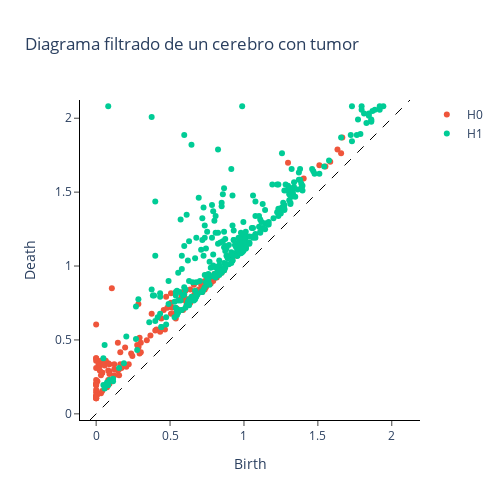
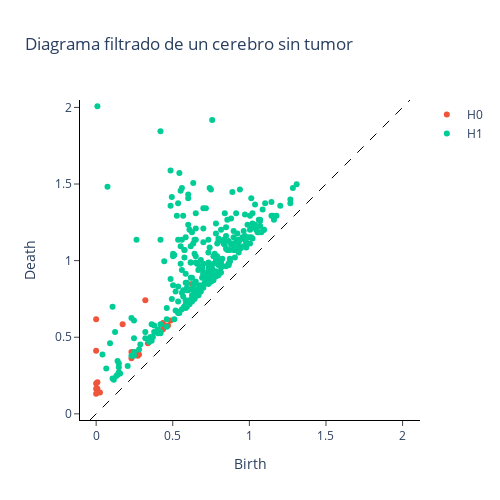

The notebook cell these images were saved under, in order:
### Code cell
im_yes_filtered = filtering.fit_transform(im_yes_scaled)
im_no_filtered = filtering.fit_transform(im_no_scaled)

im_yes_filtered_plot = filtering.plot(im_yes_filtered, plotly_params={'layout':{'title':'Diagrama filtrado de un cerebro con tumor'}})
im_no_filtered_plot = filtering.plot(im_no_filtered,  plotly_params={'layout':{'title':'Diagrama filtrado de un cerebro sin tumor'}})

im_yes_filtered_plot.show()
im_no_filtered_plot.show()

### Figure 1 — Plotly figure (JSON) as saved in the notebook; plotly's stock layout.template omitted (floating-point values rounded to 4 significant figures; data arrays with more than 128 entries replaced by an {"elided": "..."} marker saying what was removed)
{"data": [{"hoverinfo": "none", "line": {"color": "black", "dash": "dash", "width": 1}, "mode": "lines", "showlegend": false, "type": "scatter", "x": [-0.04163, 2.123], "y": [-0.04163, 2.123]}, {"hoverinfo": "text", "hovertext": {"elided": "140 str values"}, "mode": "markers", "name": "H0", "type": "scatter", "x": {"elided": "140 float values"}, "y": {"elided": "140 float values"}}, {"hoverinfo": "text", "hovertext": {"elided": "299 str values"}, "mode": "markers", "name": "H1", "type": "scatter", "x": {"elided": "299 float values"}, "y": {"elided": "299 float values"}}], "layout": {"height": 500, "plot_bgcolor": "white", "title": {"text": "Diagrama filtrado de un cerebro con tumor"}, "width": 500, "xaxis": {"autorange": false, "domain": [0, 1], "exponentformat": "e", "linecolor": "black", "linewidth": 1, "mirror": false, "range": [-0.1025, 2.184], "showexponent": "all", "showline": true, "side": "bottom", "ticks": "outside", "title": {"text": "Birth"}, "type": "linear", "zeroline": true}, "yaxis": {"autorange": false, "domain": [0, 1], "exponentformat": "e", "linecolor": "black", "linewidth": 1, "mirror": false, "range": [-0.04163, 2.123], "scaleanchor": "x", "scaleratio": 1, "showexponent": "all", "showline": true, "side": "left", "ticks": "outside", "title": {"text": "Death"}, "type": "linear", "zeroline": true}}}

### Figure 2 — Plotly figure (JSON) as saved in the notebook; plotly's stock layout.template omitted (floating-point values rounded to 4 significant figures; data arrays with more than 128 entries replaced by an {"elided": "..."} marker saying what was removed)
{"data": [{"hoverinfo": "none", "line": {"color": "black", "dash": "dash", "width": 1}, "mode": "lines", "showlegend": false, "type": "scatter", "x": [-0.04016, 2.048], "y": [-0.04016, 2.048]}, {"hoverinfo": "text", "hovertext": ["(0.0, 0.6172839506172839)", "(0.32098765432098764, 0.7407407407407407)", "(0.0, 0.411522633744856)", "(0.1728395061728395, 0.5843621399176955)", "(0.6255144032921811, 0.8477366255144033)", "(0.00823045267489712, 0.205761316872428)", "(0.0, 0.19753086419753085)", "(0.23045267489711935, 0.40329218106995884)", "(0.0, 0.1646090534979424)", "(0.00823045267489712, 0.1646090534979424)", "(0.43621399176954734, 0.5925925925925926)", "(0.24691358024691357, 0.40329218106995884)", "(0.0, 0.13168724279835392)", "(0.23045267489711935, 0.36213991769547327)", "(0.4444444444444444, 0.5679012345679012)", "(0.2716049382716049, 0.3950617283950617)", "(0.3374485596707819, 0.4609053497942387)", "(0.48559670781893005, 0.6090534979423868)", "(0.43621399176954734, 0.551440329218107)", "(0.024691358024691357, 0.13991769547325103)", "(0.27983539094650206, 0.3868312757201646)", "(0.4691358024691358, 0.5761316872427984)", "(0.2716049382716049, 0.3786008230452675)"], "mode": "markers", "name": "H0", "type": "scatter", "x": [0, 0.321, 0, 0.1728, 0.6255, 0.00823, 0, 0.2305, 0, 0.00823, 0.4362, 0.2469, 0, 0.2305, 0.4444, 0.2716, 0.3374, 0.4856, 0.4362, 0.02469, 0.2798, 0.4691, 0.2716], "y": [0.6173, 0.7407, 0.4115, 0.5844, 0.8477, 0.2058, 0.1975, 0.4033, 0.1646, 0.1646, 0.5926, 0.4033, 0.1317, 0.3621, 0.5679, 0.3951, 0.4609, 0.6091, 0.5514, 0.1399, 0.3868, 0.5761, 0.3786]}, {"hoverinfo": "text", "hovertext": {"elided": "305 str values"}, "mode": "markers", "name": "H1", "type": "scatter", "x": {"elided": "305 float values"}, "y": {"elided": "305 float values"}}], "layout": {"height": 500, "plot_bgcolor": "white", "title": {"text": "Diagrama filtrado de un cerebro sin tumor"}, "width": 500, "xaxis": {"autorange": false, "domain": [0, 1], "exponentformat": "e", "linecolor": "black", "linewidth": 1, "mirror": false, "range": [-0.09891, 2.107], "showexponent": "all", "showline": true, "side": "bottom", "ticks": "outside", "title": {"text": "Birth"}, "type": "linear", "zeroline": true}, "yaxis": {"autorange": false, "domain": [0, 1], "exponentformat": "e", "linecolor": "black", "linewidth": 1, "mirror": false, "range": [-0.04016, 2.048], "scaleanchor": "x", "scaleratio": 1, "showexponent": "all", "showline": true, "side": "left", "ticks": "outside", "title": {"text": "Death"}, "type": "linear", "zeroline": true}}}
